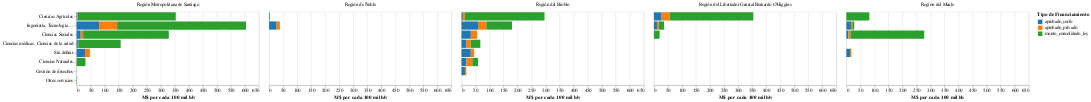

The notebook cell saved with this chart:
### Code cell
# Gráfico lo consideramos con información de data innovación -- AREA OCDE
chart_pg5B = alt.Chart(df_pg5B).mark_bar().encode(
                y = alt.Y('area_ocde:O',title=None, sort='-x'),
                x = alt.X('monto:Q', title='M$ por cada 100 mil hb'),
                column = alt.Column('regionejecucion',title=None),
                color = alt.Color('financiamiento', title='Tipo de Financiamiento',scale=alt.Scale(scheme='category10')),
            )
chart_pg5B

### Figure 1 — Vega-Lite specification as saved in the notebook (floating-point values rounded to 4 significant figures)
{"config": {"view": {"continuousWidth": 400, "continuousHeight": 300}}, "data": {"name": "data-4715eba02f1ae495a2f0c729b3e0da26"}, "mark": "bar", "encoding": {"color": {"type": "nominal", "field": "financiamiento", "scale": {"scheme": "category10"}, "title": "Tipo de Financiamiento"}, "column": {"type": "nominal", "field": "regionejecucion", "title": null}, "x": {"type": "quantitative", "field": "monto", "title": "M$ por cada 100 mil hb"}, "y": {"type": "ordinal", "field": "area_ocde", "sort": "-x", "title": null}}, "$schema": "https://vega.github.io/schema/vega-lite/v4.8.1.json", "datasets": {"data-4715eba02f1ae495a2f0c729b3e0da26": [{"area_ocde": "Ciencias Agrícolas", "regionejecucion": "Región Metropolitana de Santiago", "financiamiento": "aprobado_corfo", "monto": 3.524}, {"area_ocde": "Ciencias Agrícolas", "regionejecucion": "Región Metropolitana de Santiago", "financiamiento": "aprobado_privado", "monto": 1.264}, {"area_ocde": "Ciencias Agrícolas", "regionejecucion": "Región Metropolitana de Santiago", "financiamiento": "monto_consolidado_ley", "monto": 348.5}, {"area_ocde": "Ciencias Agrícolas", "regionejecucion": "Región de Ñuble", "financiamiento": "aprobado_corfo", "monto": 0.0}, {"area_ocde": "Ciencias Agrícolas", "regionejecucion": "Región de Ñuble", "financiamiento": "aprobado_privado", "monto": 0.0}, {"area_ocde": "Ciencias Agrícolas", "regionejecucion": "Región de Ñuble", "financiamiento": "monto_consolidado_ley", "monto": 2.828}, {"area_ocde": "Ciencias Agrícolas", "regionejecucion": "Región del Biobío", "financiamiento": "aprobado_corfo", "monto": 4.896}, {"area_ocde": "Ciencias Agrícolas", "regionejecucion": "Región del Biobío", "financiamiento": "aprobado_privado", "monto": 7.351}, {"area_ocde": "Ciencias Agrícolas", "regionejecucion": "Región del Biobío", "financiamiento": "monto_consolidado_ley", "monto": 283.7}, {"area_ocde": "Ciencias Agrícolas", "regionejecucion": "Región del Libertador General Bernardo O'Higgins", "financiamiento": "aprobado_corfo", "monto": 27.58}, {"area_ocde": "Ciencias Agrícolas", "regionejecucion": "Región del Libertador General Bernardo O'Higgins", "financiamiento": "aprobado_privado", "monto": 28.61}, {"area_ocde": "Ciencias Agrícolas", "regionejecucion": "Región del Libertador General Bernardo O'Higgins", "financiamiento": "monto_consolidado_ley", "monto": 298.1}, {"area_ocde": "Ciencias Agrícolas", "regionejecucion": "Región del Maule", "financiamiento": "aprobado_corfo", "monto": 0.0}, {"area_ocde": "Ciencias Agrícolas", "regionejecucion": "Región del Maule", "financiamiento": "aprobado_privado", "monto": 0.0}, {"area_ocde": "Ciencias Agrícolas", "regionejecucion": "Región del Maule", "financiamiento": "monto_consolidado_ley", "monto": 81.87}, {"area_ocde": "Ciencias Naturales", "regionejecucion": "Región Metropolitana de Santiago", "financiamiento": "aprobado_corfo", "monto": 0.0}, {"area_ocde": "Ciencias Naturales", "regionejecucion": "Región Metropolitana de Santiago", "financiamiento": "aprobado_privado", "monto": 0.0}, {"area_ocde": "Ciencias Naturales", "regionejecucion": "Región Metropolitana de Santiago", "financiamiento": "monto_consolidado_ley", "monto": 31.54}, {"area_ocde": "Ciencias Naturales", "regionejecucion": "Región del Biobío", "financiamiento": "aprobado_corfo", "monto": 17.34}, {"area_ocde": "Ciencias Naturales", "regionejecucion": "Región del Biobío", "financiamiento": "aprobado_privado", "monto": 21.23}, {"area_ocde": "Ciencias Naturales", "regionejecucion": "Región del Biobío", "financiamiento": "monto_consolidado_ley", "monto": 20.47}, {"area_ocde": "Ciencias Sociales", "regionejecucion": "Región Metropolitana de Santiago", "financiamiento": "aprobado_corfo", "monto": 14.61}, {"area_ocde": "Ciencias Sociales", "regionejecucion": "Región Metropolitana de Santiago", "financiamiento": "aprobado_privado", "monto": 8.616}, {"area_ocde": "Ciencias Sociales", "regionejecucion": "Región Metropolitana de Santiago", "financiamiento": "monto_consolidado_ley", "monto": 305.4}, {"area_ocde": "Ciencias Sociales", "regionejecucion": "Región del Biobío", "financiamiento": "aprobado_corfo", "monto": 33.35}, {"area_ocde": "Ciencias Sociales", "regionejecucion": "Región del Biobío", "financiamiento": "aprobado_privado", "monto": 22.92}, {"area_ocde": "Ciencias Sociales", "regionejecucion": "Región del Biobío", "financiamiento": "monto_consolidado_ley", "monto": 0.0}, {"area_ocde": "Ciencias Sociales", "regionejecucion": "Región del Libertador General Bernardo O'Higgins", "financiamiento": "aprobado_corfo", "monto": 0.0}, {"area_ocde": "Ciencias Sociales", "regionejecucion": "Región del Libertador General Bernardo O'Higgins", "financiamiento": "aprobado_privado", "monto": 0.0}, {"area_ocde": "Ciencias Sociales", "regionejecucion": "Región del Libertador General Bernardo O'Higgins", "financiamiento": "monto_consolidado_ley", "monto": 20.4}, {"area_ocde": "Ciencias Sociales", "regionejecucion": "Región del Maule", "financiamiento": "aprobado_corfo", "monto": 7.482}, {"area_ocde": "Ciencias Sociales", "regionejecucion": "Región del Maule", "financiamiento": "aprobado_privado", "monto": 7.006}, {"area_ocde": "Ciencias Sociales", "regionejecucion": "Región del Maule", "financiamiento": "monto_consolidado_ley", "monto": 263.0}, {"area_ocde": "Ciencias médicas, Ciencias de la salud", "regionejecucion": "Región Metropolitana de Santiago", "financiamiento": "aprobado_corfo", "monto": 4.404}, {"area_ocde": "Ciencias médicas, Ciencias de la salud", "regionejecucion": "Región Metropolitana de Santiago", "financiamiento": "aprobado_privado", "monto": 1.337}, {"area_ocde": "Ciencias médicas, Ciencias de la salud", "regionejecucion": "Región Metropolitana de Santiago", "financiamiento": "monto_consolidado_ley", "monto": 151.3}, {"area_ocde": "Ciencias médicas, Ciencias de la salud", "regionejecucion": "Región del Biobío", "financiamiento": "aprobado_corfo", "monto": 16.7}, {"area_ocde": "Ciencias médicas, Ciencias de la salud", "regionejecucion": "Región del Biobío", "financiamiento": "aprobado_privado", "monto": 16.33}, {"area_ocde": "Ciencias médicas, Ciencias de la salud", "regionejecucion": "Región del Biobío", "financiamiento": "monto_consolidado_ley", "monto": 34.16}, {"area_ocde": "Gestión de desechos", "regionejecucion": "Región del Biobío", "financiamiento": "aprobado_corfo", "monto": 12.42}, {"area_ocde": "Gestión de desechos", "regionejecucion": "Región del Biobío", "financiamiento": "aprobado_privado", "monto": 4.688}, {"area_ocde": "Gestión de desechos", "regionejecucion": "Región del Biobío", "financiamiento": "monto_consolidado_ley", "monto": 0.0}, {"area_ocde": "Ingeniería, Tecnología ...", "regionejecucion": "Región Metropolitana de Santiago", "financiamiento": "aprobado_corfo", "monto": 80.07}, {"area_ocde": "Ingeniería, Tecnología ...", "regionejecucion": "Región Metropolitana de Santiago", "financiamiento": "aprobado_privado", "monto": 64.32}, {"area_ocde": "Ingeniería, Tecnología ...", "regionejecucion": "Región Metropolitana de Santiago", "financiamiento": "monto_consolidado_ley", "monto": 459.4}, {"area_ocde": "Ingeniería, Tecnología ...", "regionejecucion": "Región de Ñuble", "financiamiento": "aprobado_corfo", "monto": 26.97}, {"area_ocde": "Ingeniería, Tecnología ...", "regionejecucion": "Región de Ñuble", "financiamiento": "aprobado_privado", "monto": 11.62}, {"area_ocde": "Ingeniería, Tecnología ...", "regionejecucion": "Región de Ñuble", "financiamiento": "monto_consolidado_ley", "monto": 0.0}, {"area_ocde": "Ingeniería, Tecnología ...", "regionejecucion": "Región del Biobío", "financiamiento": "aprobado_corfo", "monto": 59.1}, {"area_ocde": "Ingeniería, Tecnología ...", "regionejecucion": "Región del Biobío", "financiamiento": "aprobado_privado", "monto": 29.45}, {"area_ocde": "Ingeniería, Tecnología ...", "regionejecucion": "Región del Biobío", "financiamiento": "monto_consolidado_ley", "monto": 91.51}, {"area_ocde": "Ingeniería, Tecnología ...", "regionejecucion": "Región del Libertador General Bernardo O'Higgins", "financiamiento": "aprobado_corfo", "monto": 10.89}, {"area_ocde": "Ingeniería, Tecnología ...", "regionejecucion": "Región del Libertador General Bernardo O'Higgins", "financiamiento": "aprobado_privado", "monto": 6.448}, {"area_ocde": "Ingeniería, Tecnología ...", "regionejecucion": "Región del Libertador General Bernardo O'Higgins", "financiamiento": "monto_consolidado_ley", "monto": 18.91}, {"area_ocde": "Ingeniería, Tecnología ...", "regionejecucion": "Región del Maule", "financiamiento": "aprobado_corfo", "monto": 16.41}, {"area_ocde": "Ingeniería, Tecnología ...", "regionejecucion": "Región del Maule", "financiamiento": "aprobado_privado", "monto": 4.844}, {"area_ocde": "Ingeniería, Tecnología ...", "regionejecucion": "Región del Maule", "financiamiento": "monto_consolidado_ley", "monto": 6.756}, {"area_ocde": "Otros servicios", "regionejecucion": "Región Metropolitana de Santiago", "financiamiento": "aprobado_corfo", "monto": 0.0}, {"area_ocde": "Otros servicios", "regionejecucion": "Región Metropolitana de Santiago", "financiamiento": "aprobado_privado", "monto": 0.0}, {"area_ocde": "Otros servicios", "regionejecucion": "Región Metropolitana de Santiago", "financiamiento": "monto_consolidado_ley", "monto": 1.293}, {"area_ocde": "Sin definir", "regionejecucion": "Región Metropolitana de Santiago", "financiamiento": "aprobado_corfo", "monto": 30.11}, {"area_ocde": "Sin definir", "regionejecucion": "Región Metropolitana de Santiago", "financiamiento": "aprobado_privado", "monto": 17.47}, {"area_ocde": "Sin definir", "regionejecucion": "Región Metropolitana de Santiago", "financiamiento": "monto_consolidado_ley", "monto": 0.0}, {"area_ocde": "Sin definir", "regionejecucion": "Región del Biobío", "financiamiento": "aprobado_corfo", "monto": 33.32}, {"area_ocde": "Sin definir", "regionejecucion": "Región del Biobío", "financiamiento": "aprobado_privado", "monto": 12.07}, {"area_ocde": "Sin definir", "regionejecucion": "Región del Biobío", "financiamiento": "monto_consolidado_ley", "monto": 0.0}, {"area_ocde": "Sin definir", "regionejecucion": "Región del Maule", "financiamiento": "aprobado_corfo", "monto": 13.03}, {"area_ocde": "Sin definir", "regionejecucion": "Región del Maule", "financiamiento": "aprobado_privado", "monto": 5.024}, {"area_ocde": "Sin definir", "regionejecucion": "Región del Maule", "financiamiento": "monto_consolidado_ley", "monto": 0.0}]}}
